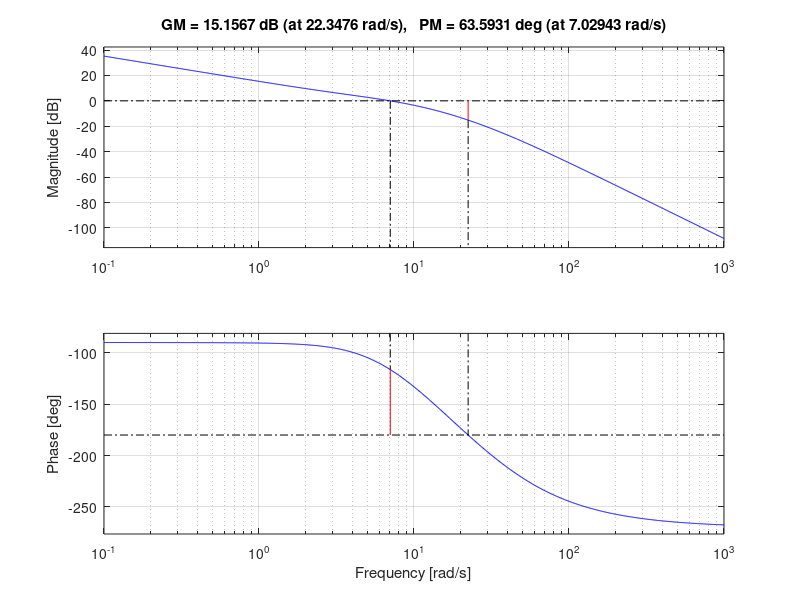

This figure's MATLAB source: (Note: this script raises an error after producing the figure.)
clc;
close all;
clear all;

G1 = tf([1],[1 8])
G2 = tf([1],[1 30])
G3 = tf([1],[1 0])
G = G1*G2*G3

tp = 0.4 %s
Mp = 10 %
eRP = 0.05

Kvel_d = 1/eRP

phi = atand(-pi/log(Mp/100))

zetta = cosd(phi)

PM_d = atand((2*zetta)/(sqrt(sqrt(1+4*zetta^4)-2*zetta^2)))


wn_d = pi/(tp*sqrt(1-zetta^2))
wg = (2*zetta*wn_d)/tand(PM_d)

%reph

figure; hold on;
margin(G)

[mag,pha] = bode(G,wg)
Kdes = 1/mag
marge = 5
margin(G*Kdes)
PM = pha-(-180)
delta_phi = (PM_d - PM )+marge

alpha = (1-sind(delta_phi))/(1+sind(delta_phi))
Taph = 1/(wg*sqrt(alpha))
z = -1/Taph
p = -1/(alpha*Taph)

Ka = Kdes/sqrt(alpha)

Gaph = Ka*tf([1 -z],[1 -p])

margin(Gaph*G)

%reph
G2 = Gaph*G
Kvel = G2.Numerator{1,1}(5)/G2.Denominator{1,1}(4)
K2 = Kvel_d/Kvel

[Beta,pha] = bode(K2*G2,wg)
F = 10
zph = -wg/10
Trph = F/wg
pph = -1/(Beta*Trph)
Grph = tf([1 -zph],[1 -pph])

Kr = K2/(Beta*abs(evalfr(Grph,i*wg)))
Gf = Grph*Kr*G2
margin(Gf)

%% test

t = [0:0.01:15];
u = t';
figure; hold on;
%lsim(feedback(Gf,1),u,t)
y = lsim(feedback(Gf,1),u,t)
plot(t,u-y)
z = u -y;
Mp = (max(z)-z(end))/z(end)
